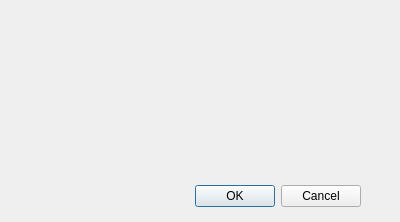
<?xml version="1.0" encoding="UTF-8"?>
<ui version="4.0">
 <class>PixelQueryDialog</class>
 <widget class="QDialog" name="PixelQueryDialog">
  <property name="geometry">
   <rect>
    <x>0</x>
    <y>0</y>
    <width>400</width>
    <height>222</height>
   </rect>
  </property>
  <property name="windowTitle">
   <string>Pixel Query</string>
  </property>
  <widget class="QDialogButtonBox" name="buttonBox">
   <property name="geometry">
    <rect>
     <x>20</x>
     <y>180</y>
     <width>341</width>
     <height>32</height>
    </rect>
   </property>
   <property name="orientation">
    <enum>Qt::Horizontal</enum>
   </property>
   <property name="standardButtons">
    <set>QDialogButtonBox::Cancel|QDialogButtonBox::Ok</set>
   </property>
  </widget>
 </widget>
 <resources/>
 <connections>
  <connection>
   <sender>buttonBox</sender>
   <signal>accepted()</signal>
   <receiver>PixelQueryDialog</receiver>
   <slot>accept()</slot>
   <hints>
    <hint type="sourcelabel">
     <x>248</x>
     <y>254</y>
    </hint>
    <hint type="destinationlabel">
     <x>157</x>
     <y>274</y>
    </hint>
   </hints>
  </connection>
  <connection>
   <sender>buttonBox</sender>
   <signal>rejected()</signal>
   <receiver>PixelQueryDialog</receiver>
   <slot>reject()</slot>
   <hints>
    <hint type="sourcelabel">
     <x>316</x>
     <y>260</y>
    </hint>
    <hint type="destinationlabel">
     <x>286</x>
     <y>274</y>
    </hint>
   </hints>
  </connection>
 </connections>
</ui>
